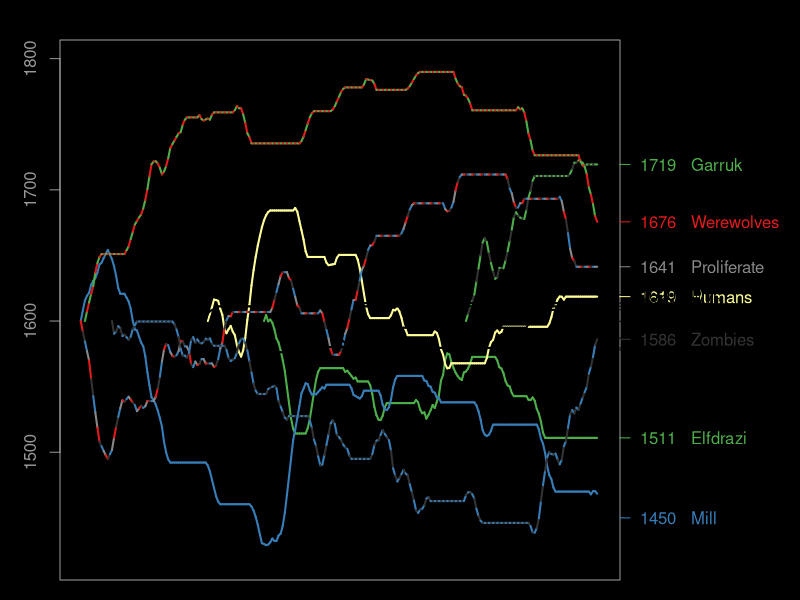

Generate this figure with R:
svg(filename="mtg.svg", width=8, height=5, pointsize=10, bg="black")

par(bg = "black")
par(fg="#999999")
par(mar=c(1, 3, 2, 9))

data <- read.csv("mtg.csv", head=FALSE)

player1 = as.vector(t(data[1]))
player2 = as.vector(t(data[3]))
result = as.vector(t(data[2]))

numEntries = length(result)

players = sort(union(player1, player2))
numPlayers = length(players)

template = rep.int(1600, numEntries+1)
scores = data.frame(template)
for (name in players){
	scores[,name] <- template
}

K = 32

for (i in 2:(numEntries+1)){
	p1 = player1[i-1]
	r1 = 10 ^ (scores[i-1, p1] / 400)
	
	p2 = player2[i-1]
	r2 = 10 ^ (scores[i-1, p2] / 400)
	
	# Expected scores
	e1 = r1 / (r1 + r2)
	e2 = r2 / (r1 + r2)
	
	if (result[i-1] == "win"){
		s1 = 1
		s2 = 0
	} else {
		s1 = 0.5
		s2 = 0.5
	}
	
	for (j in i:(numEntries+1)){
		scores[j, p1] = scores[j, p1] + K * (s1 - e1)
		scores[j, p2] = scores[j, p2] + K * (s2 - e2)
	}
}

# Remove leading 1600s from new players
for (player in players){
    for (i in 1:(numEntries-1)){
        if (scores[i, player] == 1600 && scores[i+1, player] == 1600)
            scores[i,player] = NA
    }
}

lowest = 1600
highest = 1600
for (name in players) {
        tempScores = scores[name]
        tempScores[is.na(tempScores)] = 1600
        lowest = min(lowest, min(tempScores[name]))
        highest = max(highest, max(tempScores[name]))
}

plot(
	NULL,
	xlim=c(1, numEntries+1),
	ylim=c(lowest, highest),
	ylab="",
	xlab="",
	col.lab="#999999", col.main="#999999", col.axis="#999999",
	xaxt='n'
)

# From: http://www.cookbook-r.com/Manipulating_data/Calculating_a_moving_average/
# x: the vector
# n: the number of samples
# centered: if FALSE, then average current sample and previous (n-1) samples
#           if TRUE, then average symmetrically in past and future. (If n is even, use one more sample from future.)
movingAverage <- function(x, n=1, centered=FALSE) {
    
    if (centered) {
        before <- floor  ((n-1)/2)
        after  <- ceiling((n-1)/2)
    } else {
        before <- n-1
        after  <- 0
    }

    # Track the sum and count of number of non-NA items
    s     <- rep(0, length(x))
    count <- rep(0, length(x))
    
    # Add the centered data 
    new <- x
    # Add to count list wherever there isn't a 
    count <- count + !is.na(new)
    # Now replace NA_s with 0_s and add to total
    new[is.na(new)] <- 0
    s <- s + new
    
    # Add the data from before
    i <- 1
    while (i <= before) {
        # This is the vector with offset values to add
        new   <- c(rep(NA, i), x[1:(length(x)-i)])

        count <- count + !is.na(new)
        new[is.na(new)] <- 0
        s <- s + new
        
        i <- i+1
    }

    # Add the data from after
    i <- 1
    while (i <= after) {
        # This is the vector with offset values to add
        new   <- c(x[(i+1):length(x)], rep(NA, i))
       
        count <- count + !is.na(new)
        new[is.na(new)] <- 0
        s <- s + new
        
        i <- i+1
    }
    
    # return sum divided by count
    s/count
}
        
xFrom = 1:numEntries
xTo = 2:(numEntries+1)

for (name in players){

    colors = c("#000000")
    if (name == "Werewolves")   colors = c("#E41A1C", "#4DAF4A")
    if (name == "Zombies")      colors = c("#333333", "#377EB8")
    if (name == "Proliferate")  colors = c("#888888", "#E41A1C", "#333333", "#377EB8")
    if (name == "Mill")         colors = c("#377EB8")
    if (name == "Humans")       colors = c("#FFFF99")
    if (name == "Elfdrazi")     colors = c("#4DAF4A")
    if (name == "Garruk")       colors = c("#4DAF4A", "#333333")
    
    yAll = t(scores[name])    
    yAll = movingAverage(yAll, 5) # This optional line changes the data to a moving average
    
    yFrom = yAll[1:numEntries]
    yTo = yAll[2:(numEntries+1)]
    
	for (i in 1:(numEntries-1)){
        if (is.na(yFrom[i])) next
        if (is.na(yTo[i])) next
        #if (yFrom[i] == yTo[i]) next # This optional line hides horizontal segments
    
        colorIndex = i %% length(colors) + 1
        segments(xFrom[i], yFrom[i], xTo[i], yTo[i],
            col=colors[colorIndex],
            lwd=2)
    }
	
	#xData = 1:(numEntries+1)
	#yData = (apply(scores[name], 1, function(x) x))
	#lo = loess(yData~xData)
	#xl <- seq(1, numEntries+1, 0.1)
	#lines(xl, predict(lo, xl), col=colors)
	
	currentScore = scores[numEntries+1, name]
	roundedScore = round(currentScore, 0)
	label = paste(roundedScore, " ", name)
	axis(
		4,
		at=c(currentScore),
		labels=c(label),
		col=colors[1], col.ticks=colors[1], col.axis = colors[1],
		las=2
	)
}

smallestGap = 10000
s1 = ""
s2 = ""
for (name1 in players){
    for (name2 in players){
        if (name1 >= name2) next
        score1 = scores[numEntries+1, name1]
        score2 = scores[numEntries+1, name2]
        diff = abs(score1 - score2)
        if (diff < smallestGap){
            smallestGap = diff
            s1 = name1
            s2 = name2
        }
    }
}

paste("Next game should be between ", s1, " and ", s2, sep="")

